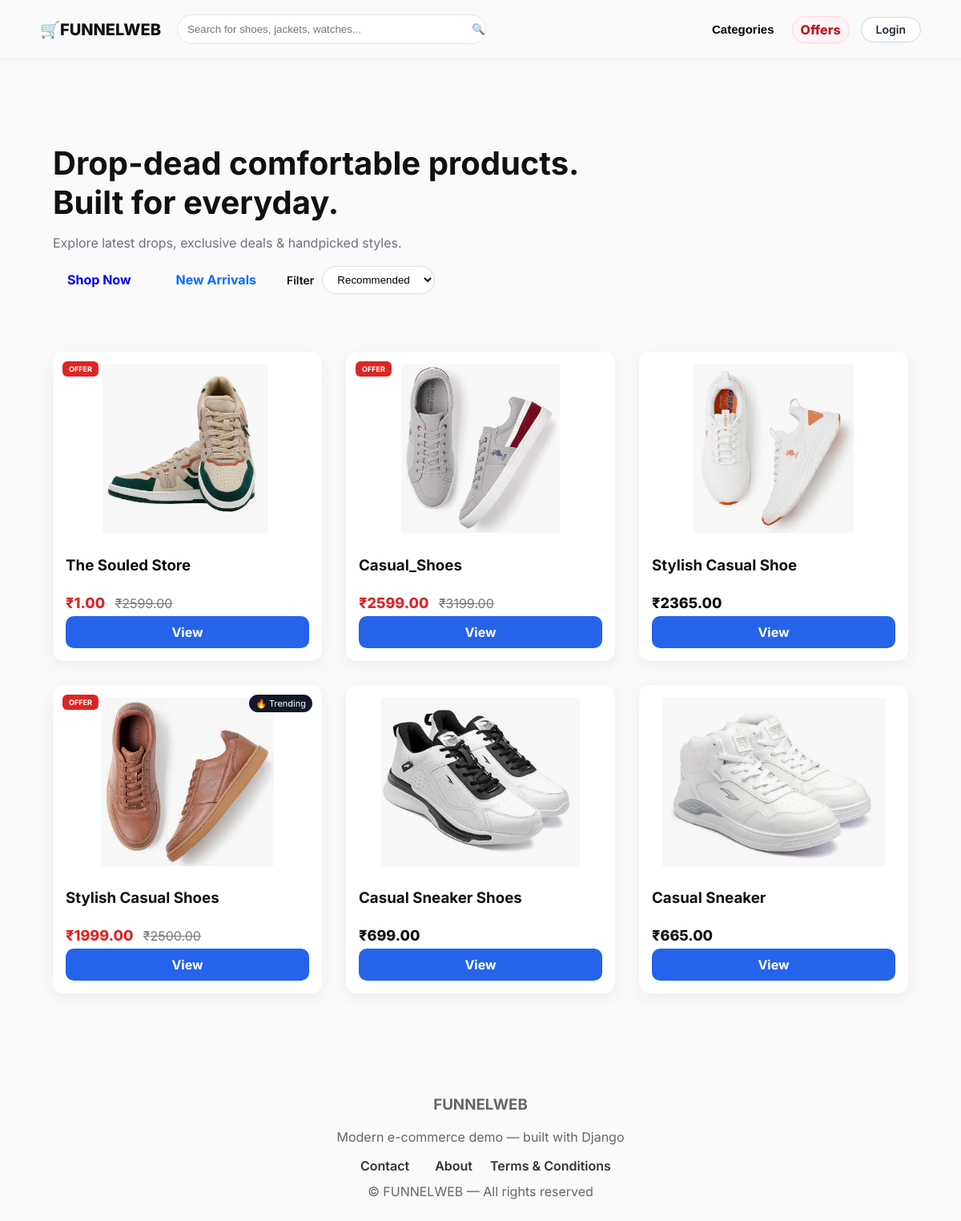
The page / on the database its author committed.
### shop/models.py (models this page shows, shortened)
class Product(models.Model):
    category = models.ForeignKey(Category, related_name='products', on_delete=models.CASCADE)
    name = models.CharField(max_length=200)
    slug = models.SlugField(unique=True)
    description = models.TextField(blank=True)
    price = models.DecimalField(max_digits=10, decimal_places=2)
    image = models.ImageField(upload_to='products/', blank=True, null=True)
    available = models.BooleanField(default=True)
    created_at = models.DateTimeField(auto_now_add=True)
    is_on_offer = models.BooleanField(default=False)
    offer_price = models.DecimalField(max_digits=10, decimal_places=2, null=True, blank=True)
    class Meta:
        ordering = ('-created_at',)
    def get_absolute_url(self):
        return reverse('shop:product_detail', args=[self.slug])
    def has_offer(self):
        return self.is_on_offer and self.offer_price is not None
    def get_display_price(self):
        return self.offer_price if self.has_offer() else self.price

### shop/views.py (the view)
# urls.py: path('', views.product_list, name='product_list'),
def product_list(request, category_slug=None):
    category = None
    categories = Category.objects.all()
    products = Product.objects.filter(available=True)
    q = request.GET.get('q', '').strip()
    sort = request.GET.get('sort', '').strip()
    order_placed = request.GET.get('order') == '1'
    order_paid = request.GET.get('paid') == '1'
    if category_slug:
        category = get_object_or_404(Category, slug=category_slug)
        products = products.filter(category=category)
    if q:
        products = products.filter(
            Q(name__icontains=q) |
            Q(description__icontains=q) |
            Q(category_name_icontains=q)
        )
    if sort == 'price_asc':
        products = products.order_by('price')
    elif sort == 'price_desc':
        products = products.order_by('-price')
    elif sort == 'new':
        products = products.order_by('-created_at')
    else:
        products = products.order_by('-created_at')
    now = timezone.now()
    offer_ads = OfferAd.objects.filter(
        is_active=True,
        start_date__lte=now,
        end_date__gte=now
    ).order_by('-created_at')
    return render(request, 'shop/product_list.html', {
        'category': category,
        'categories': categories,
        'products': products,
        'offer_ads': offer_ads,
        'order_placed': order_placed,
        'order_paid': order_paid,
        'offers_page': False,
    })

### shop/templates/shop/product_list.html (shortened to what this page needs)
{% extends "shop/base.html" %}
{% load static %}
{% block content %}
<div class="container">
  <section class="hero">
    <h1>Drop-dead comfortable products.<br>Built for everyday.</h1>
    <p>Explore latest drops, exclusive deals & handpicked styles.</p>
    <div class="ctas">
      <a href="{% url 'shop:product_list' %}" class="btn">Shop Now</a>
      <a href="?sort=new" class="btn btn-secondary">New Arrivals</a>
      <div class="inline-filter">
        <label>Filter</label>
        <form method="get">
          <select name="sort" onchange="this.form.submit()">
            <option value="">Recommended</option>
          </select>
        </form>
      </div>
    </div>
  </section>
  <div class="product-grid">
    {% for product in products %}
    <div class="product-card">
      {% if product.has_offer %}
        <div class="offer-chip">OFFER</div>
      {% endif %}
      {% if forloop.counter|divisibleby:4 %}
        <div class="trending-chip">🔥 Trending</div>
      {% endif %}
      {% if product.image %}
        <img src="{{ product.image.url }}" alt="{{ product.name }}">
      {% else %}
        <img src="{% static 'shop/placeholder.png' %}">
      {% endif %}
      <h3>{{ product.name }}</h3>
      <div class="price-row">
        {% if product.has_offer %}
          <span class="price" style="color:#dc2626;">₹{{ product.get_display_price }}</span>
          <span class="old-price">₹{{ product.price }}</span>
        {% else %}
          <span class="price">₹{{ product.price }}</span>
        {% endif %}
      </div>
      <a href="{{ product.get_absolute_url }}" class="view-btn">View</a>
    </div>
    {% empty %}
      <p>No products found.</p>
    {% endfor %}
  </div>
</div>
{% endblock %}

### shop/templates/shop/base.html (shortened to what this page needs)
{% load static %}
<!doctype html>
<html lang="en">
<head>
  <link rel="stylesheet" href="{% static 'shop/style.css' %}">
</head>
<body>
  <header class="site-header">
    <div class="topbar container">
      <div class="brand-row">
        <a href="{% url 'shop:product_list' %}" class="logo">🛒FUNNELWEB</a>
        <form action="{% url 'shop:product_list' %}" method="get" class="search" role="search" aria-label="Site search">
          <input name="q" placeholder="Search for shoes, jackets, watches..." value="{{ request.GET.q|default:'' }}" aria-label="Search">
          <button type="submit" aria-label="Search" class="nav-link" style="border-radius:999px;background:transparent;padding:6px 8px;">🔍</button>
        </form>
      </div>
      <nav class="nav-actions" role="navigation" aria-label="Top navigation">
       {% with path=request.path %}
  {% if path == "/" %}
    <div class="dropdown" id="top-categories">
      <button class="dropdown-toggle" id="catToggle">
        Categories
      </button>
    </div>
  {% else %}
    <a href="{% url 'shop:product_list' %}" class="nav-link">
      Home
    </a>
  {% endif %}
{% endwith %}
        <a href="{% url 'shop:offers' %}" class="nav-link offers-pill">Offers</a>
        {% if user.is_authenticated %}
        {% if user.is_authenticated and not user.is_staff %}
  <a href="{% url 'shop:dashboard' %}" class="nav-tab">Dashboard</a>
{% endif %}
  {% if user.is_staff %}
    <a href="{% url 'admin:index' %}" class="nav-link">Admin</a>
  {% endif %}
  <a href="{% url 'shop:logout' %}" class="nav-link">Logout</a>
{% else %}
 <a href="{% url 'shop:login' %}" class="nav-btn nav-btn-login">Login</a>
{% endif %}
      </nav>
    </div>
  </header>
  <main class="container site-main">
    {% block content %}{% endblock %}
  </main>
  <footer class="site-footer">
    <div class="footer-container">
        <h3 class="brand">FUNNELWEB</h3>
        <p class="tagline">Modern e-commerce demo — built with Django</p>
        <div class="footer-links" style="display:flex;gap:12px;margin-top:8px;">
            <a href="{% url 'shop:contact' %}"  style="position:relative;left:400px">Contact</a>
         <a href="{% url 'shop:about' %}"  style="position:relative;left:420px">About</a>
          <a href="{% url 'shop:terms' %}"style="position:relative;left:430px">Terms & Conditions</a>
        </div>
        <p class="footer-copy" style="margin-top:12px;">© FUNNELWEB — All rights reserved</p>
    </div>
  </footer>
</body>
</html>

### shop/static/shop/style.css (style rules this page uses)
body { font-family:'Inter',system-ui,Arial; margin:0; background:#ffffff; color:#0f1720; }
.container { max-width:1180px; margin:0 auto; padding:22px; }
.site-header { background:transparent; border-bottom:1px solid #eee; }
.topbar { display:flex; align-items:center; justify-content:space-between; }
.brand-row { display:flex; align-items:center; gap:18px; }
.logo { font-size:20px; font-weight:800; text-decoration:none; color:#111; }
.search { display:flex; align-items:center; }
.search input { width:340px; padding:10px 16px; border-radius:999px; border:1px solid #e5e7eb; outline:none; background:#fff; box-shadow:none; }
.search button { border:none; background:transparent; margin-left:-34px; cursor:pointer; }
.nav-actions { display:flex; align-items:center; gap:12px; }
.nav-link { text-decoration:none; color:#111; font-weight:600; }
.offers-pill { background:#fff; border:1px solid #ffd7e0; padding:6px 12px; border-radius:999px; color:#b91c1c; font-weight:700; }
.hero { padding:40px 0; }
.hero h1 { font-size:40px; margin-bottom:12px; }
.hero p { color:#6b7280; }
.ctas { display:flex; align-items:center; gap:18px; margin-top:20px; }
.btn { padding:10px 18px; border-radius:10px; text-decoration:none; font-weight:700; }
.btn-secondary { color:#0b6cff; }
.inline-filter { display:flex; align-items:center; gap:10px; }
.inline-filter label { font-weight:600; }
.inline-filter select { padding:8px 14px; border-radius:10px; border:1px solid #e5e7eb; background:#fff; box-shadow:none; }
.product-grid { display:grid; grid-template-columns:repeat(auto-fill,minmax(260px,1fr)); gap:28px; margin-top:40px; }
.product-card { background:#fff; padding:18px; border-radius:12px; box-shadow:0 6px 18px rgba(0,0,0,0.06); }
.product-card img { width:100%; height:220px; object-fit:contain; }
.site-footer { background:#f4f5f7; padding:40px 0; margin-top:60px; text-align:center; }

### shop/templates/shop/base.html (style rules this page uses)
:root { --accent: #0b6cff; --text-color: #111; }
body { font-family: Inter, system-ui, -apple-system, "Segoe UI", Roboto, "Helvetica Neue", Arial; color:var(--text-color); margin:0; background:#fafafa; }
.container { max-width:1100px; margin:0 auto; padding:16px; }
.topbar { display:flex; justify-content:space-between; align-items:center; gap:16px; padding:18px 0; }
.brand-row { display:flex; align-items:center; gap:20px; }
.logo { font-weight:800; font-size:20px; text-decoration:none; color:var(--text-color); }
.search { display:flex; align-items:center; gap:8px; }
.search input { padding:10px 12px; border-radius:20px; border:1px solid #e6e6e6; min-width:360px; }
.nav-actions { display:flex; align-items:center; gap:12px; }
.nav-link { text-decoration:none; color:var(--text-color); font-weight:600; padding:6px 8px; border-radius:8px; }
.offers-pill { background: linear-gradient(90deg,#fff6f8,#fff2f6); border:1px solid #ffd7e0; color:#b91c1c; padding:6px 10px; border-radius:999px; font-weight:800; }
.dropdown { position:relative; }
.dropdown-toggle { background:transparent; border:0; font-weight:700; cursor:pointer; padding:6px 8px; font-size:15px; }
.site-footer { margin-top:48px; padding:28px 0; background:transparent; color:#666; }
.footer-container { max-width:1100px; margin:0 auto; padding:0 16px; }
.nav-btn { display: inline-flex; align-items: center; justify-content: center; padding: 8px 18px; border-radius: 999px; font-size: 14px; font-weight: 600; text-decoration: none; line-height: 1; transition: all 0.2s ease; }
.nav-btn-login { background: #ffffff; color: #1e293b; border: 1px solid #d0d7de; }
.nav-actions { display: flex; align-items: center; gap: 14px; flex-wrap: nowrap; white-space: nowrap; }
.site-footer a, .site-footer a:visited { text-decoration: none !important; color: #343333 !important; font-weight: 600; }

### rows shown on the page
Product: shows "OFFER", image (picture), name "The Souled Store", get_display_price "1.00", price "2599.00"
Product: shows "OFFER", image (picture), name "Casual_Shoes", get_display_price "2599.00", price "3199.00"
Product: image (picture), name "Stylish Casual Shoe", price "2365.00"
Product: shows "OFFER", shows "🔥 Trending", image (picture), name "Stylish Casual Shoes", get_display_price "1999.00", price "2500.00"
Product: image (picture), name "Casual Sneaker Shoes", price "699.00"
Product: image (picture), name "Casual Sneaker", price "665.00"
